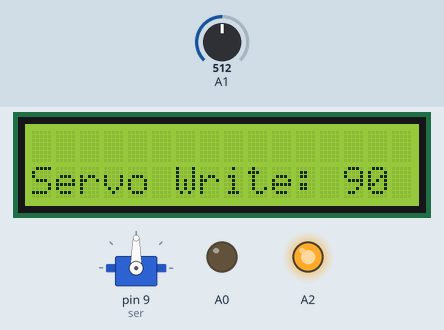
Recording of a sketch running on a simulated Arduino Uno, built with avr-gcc and run on an emulated ATmega328P. Parts: 16×2 character LCD, servo, output pins drawn as LEDs (lit = HIGH). The test bench sets the inputs (shaded band); at power-on: A1 = 512. What the sketch prints to the serial monitor is not drawn.

Above: at 1.2 s.
1.3 s: A1 set to 557
4.3 s: A1 set to 583
At 5.3 s:
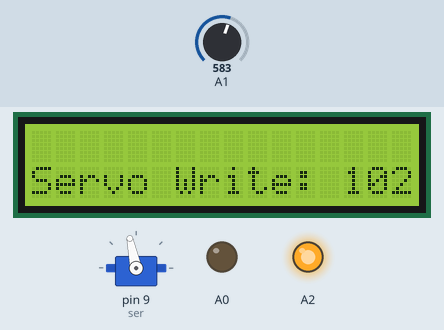
7.0 s: A1 set to 716
At 8.1 s:
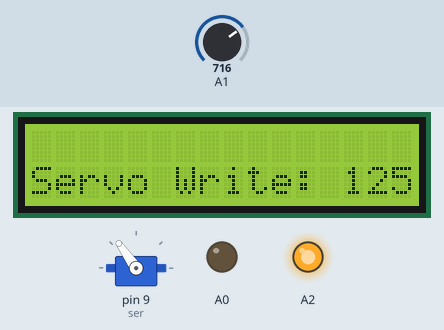
9.7 s: A1 set to 900
At 10.6 s:
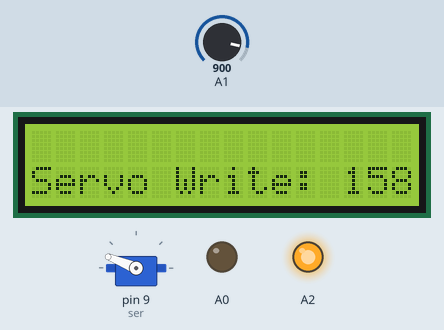
12.2 s: A1 set to 1023
At 13.0 s:
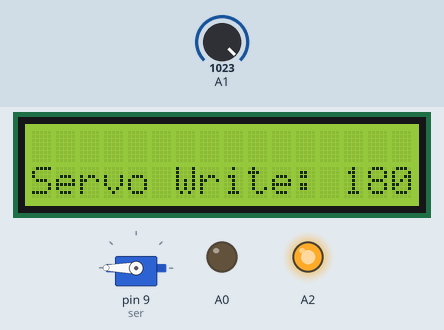
14.6 s: A1 set to 63
At 15.2 s:
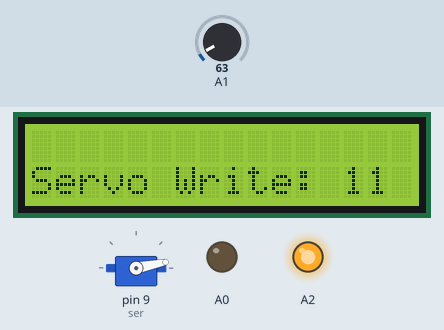
16.8 s: A1 set to 50
At 17.3 s:
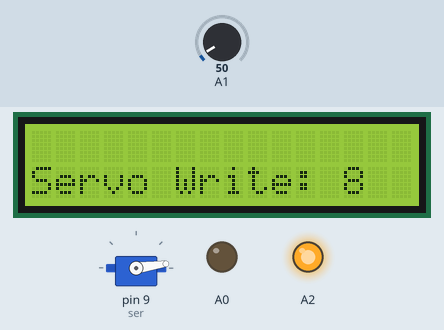
Timing chart, 0 to 19.3 s (numbered marks = the images above; inputs shaded):
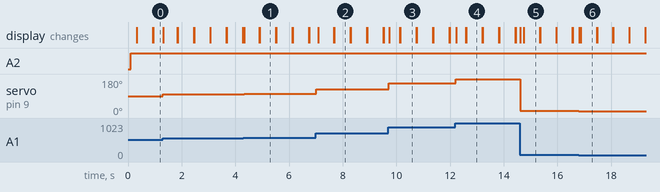

The sketch:

Servo_Tester.ino
```cpp
#include<LiquidCrystal_I2C.h>
#include<Servo.h>
LiquidCrystal_I2C lcd(0x27,16,2);
Servo ser;
int val;
unsigned long previousMillis = 0;
void setup() {
  Serial.begin(115200);
  lcd.begin();
  lcd.backlight();
  lcd.clear();
  ser.attach(9);
  pinMode(A0,OUTPUT);
  pinMode(A2,OUTPUT);
  lcd.setCursor(0,0);
  lcd.print("Karya Solderanku");
  lcd.setCursor(0,1);
  lcd.print("Yuk Subscribe");
}

void loop() {
  digitalWrite(A0,0);
  digitalWrite(A2,1);
  val = analogRead(A1);
  val = map(val, 0, 1023, 0, 180);
  ser.write(val);
  String text= "Servo Write: " + String(val);
  Serial.println(text);
  lcd.setCursor(0,1);
  lcd.print(text);

  unsigned long currentMillis = millis();
  if (currentMillis - previousMillis >= 300) {
    lcd.clear();
    previousMillis = currentMillis;
  }
}
```

Measured:
- after the input at 1.3 s, servo on pin 9 (ser): 90° → 98° at once
- after the input at 4.3 s, servo on pin 9 (ser): 98° → 102° at once; the display: changes at once (image 1)
- after the input at 7.0 s, servo on pin 9 (ser): 102° → 125° at once; the display: changes after 0.09 s (image 2)
- after the input at 9.7 s, servo on pin 9 (ser): 125° → 158° at once; the display: changes at once (image 3)
- after the input at 12.2 s, servo on pin 9 (ser): 158° → 180° at once; the display: changes at once (image 4)
- after the input at 14.6 s, servo on pin 9 (ser): 180° → 11° at once; the display: first changes at once (image 5 shows a later state)
- after the input at 16.8 s, servo on pin 9 (ser): 11° → 8° at once; the display: first changes at once (image 6 shows a later state)
